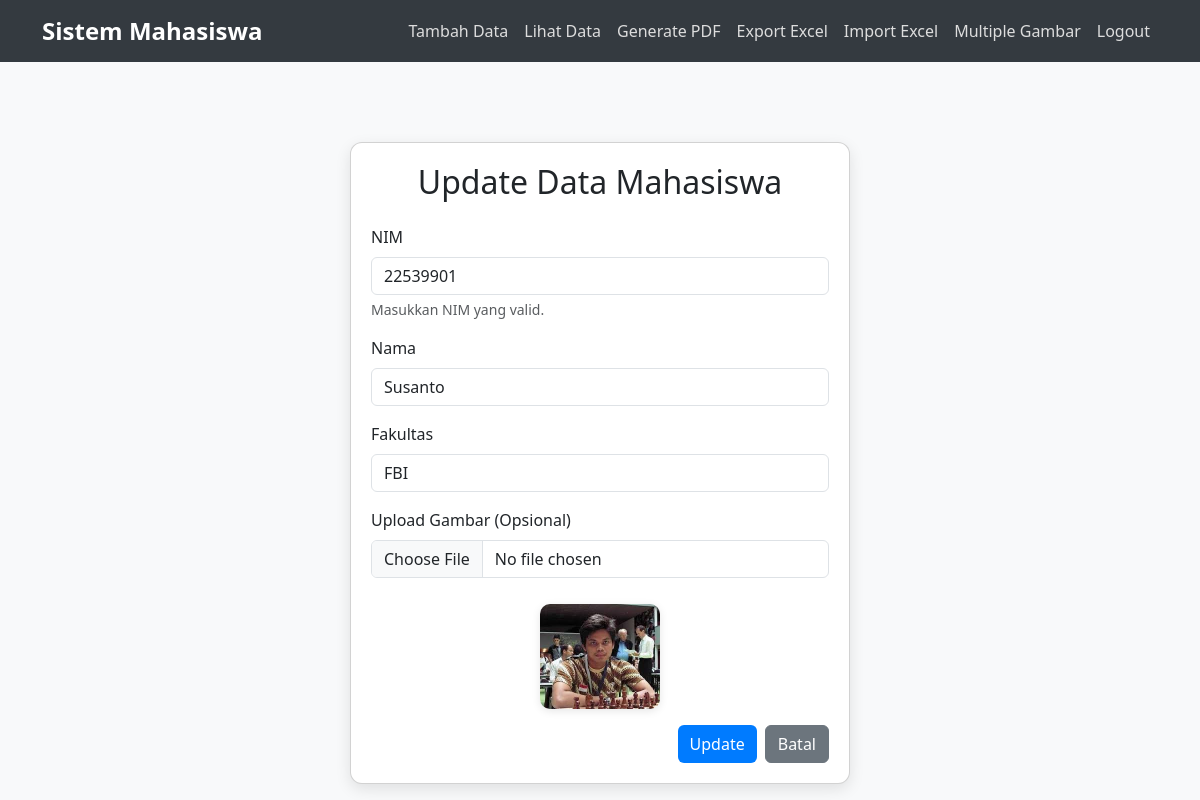
/update.php?nim=22539901 (signed in), run on the app's committed database.
### tables this page shows
CREATE TABLE `firdaus` (
  `NIM` bigint(20) NOT NULL,
  `NAMA` varchar(50) NOT NULL,
  `FAKULTAS` varchar(50) NOT NULL,
  `gambar` varchar(255) DEFAULT NULL,
  `tanggal_input` date DEFAULT NULL
);

### update.php (the view, shortened to what this page needs)
<?php
$conn = new mysqli("localhost", "root", "", "gusti");
$nim = $nama = $fakultas = $gambar_lama = "";
if (isset($_GET['nim'])) {
    $original_nim = $conn->real_escape_string($_GET['nim']);
    $sql = "SELECT * FROM firdaus WHERE NIM='$original_nim'";
    $result = $conn->query($sql);
    if ($result->num_rows > 0) {
        $row = $result->fetch_assoc();
        $nim = $row['NIM'];
        $nama = $row['NAMA'];
        $fakultas = $row['FAKULTAS'];
        $gambar_lama = $row['gambar'];
    } else {
        echo "Data tidak ditemukan.";
        exit();
    }
}
?>
<!DOCTYPE html>
<html lang="en">
<head>
    <link href="https://cdn.jsdelivr.net/npm/bootstrap@5.3.0-alpha1/dist/css/bootstrap.min.css" rel="stylesheet">
</head>
<body>
    <nav class="navbar navbar-expand-lg navbar-dark">
        <div class="container">
            <a class="navbar-brand" href="#">Sistem Mahasiswa</a>
            <div class="collapse navbar-collapse" id="navbarNav">
                <ul class="navbar-nav ms-auto">
                    <li class="nav-item"><a class="nav-link" href="form_input.php">Tambah Data</a></li>
                    <li class="nav-item"><a class="nav-link" href="index.php">Lihat Data</a></li>
                    <li class="nav-item"><a class="nav-link" href="filter.php">Generate PDF</a></li>
                    <li class="nav-item"><a class="nav-link" href="export_excel.php">Export Excel</a></li>
                    <li class="nav-item"><a class="nav-link" href="import_excel.php">Import Excel</a></li>
                    <li class="nav-item"><a class="nav-link" href="index1.php">Multiple Gambar</a></li>
                    <li class="nav-item"><a class="nav-link" href="logout.php">Logout</a></li>
                </ul>
            </div>
        </div>
    </nav>
    <div class="container main-container">
        <div class="card">
            <h2 class="text-center mb-4">Update Data Mahasiswa</h2>
            <form method="POST" action="update.php" enctype="multipart/form-data">
                <div class="mb-3">
                    <label for="nim" class="form-label">NIM</label>
                    <input type="text" class="form-control" id="nim" name="nim"
                           value="<?php echo htmlspecialchars($nim); ?>" required>
                    <div class="form-text">Masukkan NIM yang valid.</div>
                </div>
                <div class="mb-3">
                    <label for="nama" class="form-label">Nama</label>
                    <input type="text" class="form-control" id="nama" name="nama"
                           value="<?php echo htmlspecialchars($nama); ?>" required>
                </div>
                <div class="mb-3">
                    <label for="fakultas" class="form-label">Fakultas</label>
                    <input type="text" class="form-control" id="fakultas" name="fakultas"
                           value="<?php echo htmlspecialchars($fakultas); ?>" required>
                </div>
                <div class="mb-3">
                    <label for="gambar" class="form-label">Upload Gambar (Opsional)</label>
                    <input type="file" class="form-control" id="gambar" name="gambar">
                    <?php if (!empty($gambar_lama)): ?>
                        <div class="text-center mt-3">
                            <img src="uploads/<?php echo htmlspecialchars($gambar_lama); ?>"
                                 alt="Gambar Lama" width="120">
                        </div>
                    <?php endif; ?>
                </div>
                <div class="d-flex justify-content-end">
                    <button type="submit" class="btn btn-primary me-2">Update</button>
                    <a href="index.php" class="btn btn-secondary">Batal</a>
                </div>
            </form>
        </div>
    </div>
</body>
</html>

### update.php (style rules this page uses)
body { background-color: #f8f9fa; }
.navbar { background-color: #343a40; }
.navbar-brand { font-weight: bold; font-size: 1.5rem; }
.nav-link { color: #ddd !important; transition: color 0.3s; }
.main-container { padding-top: 80px; }
.card { padding: 20px; border-radius: 12px; box-shadow: 0 5px 15px rgba(0, 0, 0, 0.1); background-color: #fff; max-width: 500px; margin: auto; }
.btn-primary { background-color: #007bff; border: none; transition: background-color 0.3s; }
img { margin-top: 10px; border-radius: 10px; box-shadow: 0 2px 8px rgba(0, 0, 0, 0.1); }

### data on the page
firdaus: nim "22539901", nama "Susanto", fakultas "FBI", gambar (picture)
